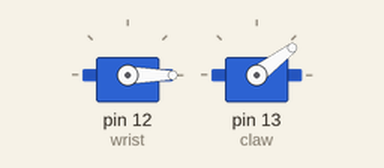
The sketch below on a simulated Arduino Uno, built with avr-gcc and run on an emulated ATmega328P. Parts: 2 × servo.

Above: at 1.05 s.
At 4.35 s:
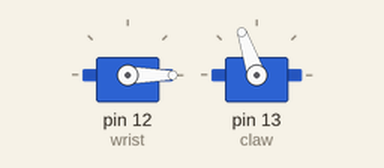
At 7.75 s:
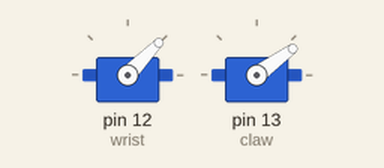
At 13.75 s:
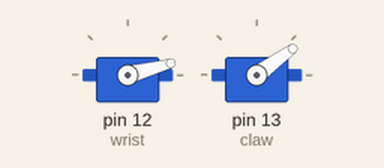
Timing chart, 0 to 20.6 s (numbered marks = the images above):
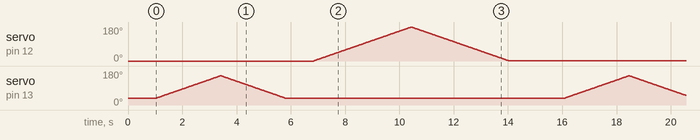

The sketch:

RC_CustomProtoShield_claw_only_test.ino
```cpp
/* RC_CustomProtoShield_claw_test
control SparkFun robot arm (https://www.sparkfun.com/products/11524 & https://www.sparkfun.com/products/11674)
with
Custom Arduino protshield to drive servos
Power directly from batteries with upgraded 7.2V servo motors - only commands from Arduino
*/

#include <Servo.h>

Servo wrist;
Servo claw;

// constants for handling RC signal inputs
const int RCwrist = 14; // pin A0 on AF motor shield; get signal from elevator control
const int RCclaw = 15;  // pin A1 on AF motor shield; get signal from aileron control

// constants for constraining servo range of movement
const int MinWristAngle = 0;
const int MaxWristAngle = 180;
const int MinClawAngle = 35;
const int MaxClawAngle = 155;
const int DeltaMin = 2; // use for adjusting claw responsiveness
const int DeltaMax = 10;

// variables
int wristangle;
int clawangle;
int angledelta;


void setup() {

  pinMode(RCwrist, INPUT); // Set our input pins as such
  pinMode(RCclaw, INPUT);
  wrist.attach(12);
  claw.attach(13);

  // initialize servos at minima
  wristangle = MinWristAngle;
  clawangle = MinClawAngle;
  wrist.write(wristangle);
  claw.write(clawangle);

  delay(1000);

//  Serial.begin(9600); // for print debugging

} // end setup()

void loop() {
  // open claw
  while (clawangle < MaxClawAngle) {
    claw.write(clawangle);
    clawangle++;
    delay(20);
  }
  //close claw
  while (clawangle > MinClawAngle) {
    claw.write(clawangle);
    clawangle--;
    delay(20);
  }
  delay(1000);
  // raise wrist
  while (wristangle < MaxWristAngle) {
    wrist.write(wristangle);
    wristangle++;
    delay(20);
  }
  //close claw
  while (wristangle > MinWristAngle) {
    wrist.write(wristangle);
    wristangle--;
    delay(20);
  }

  delay(2000);

} // end loop()
```
